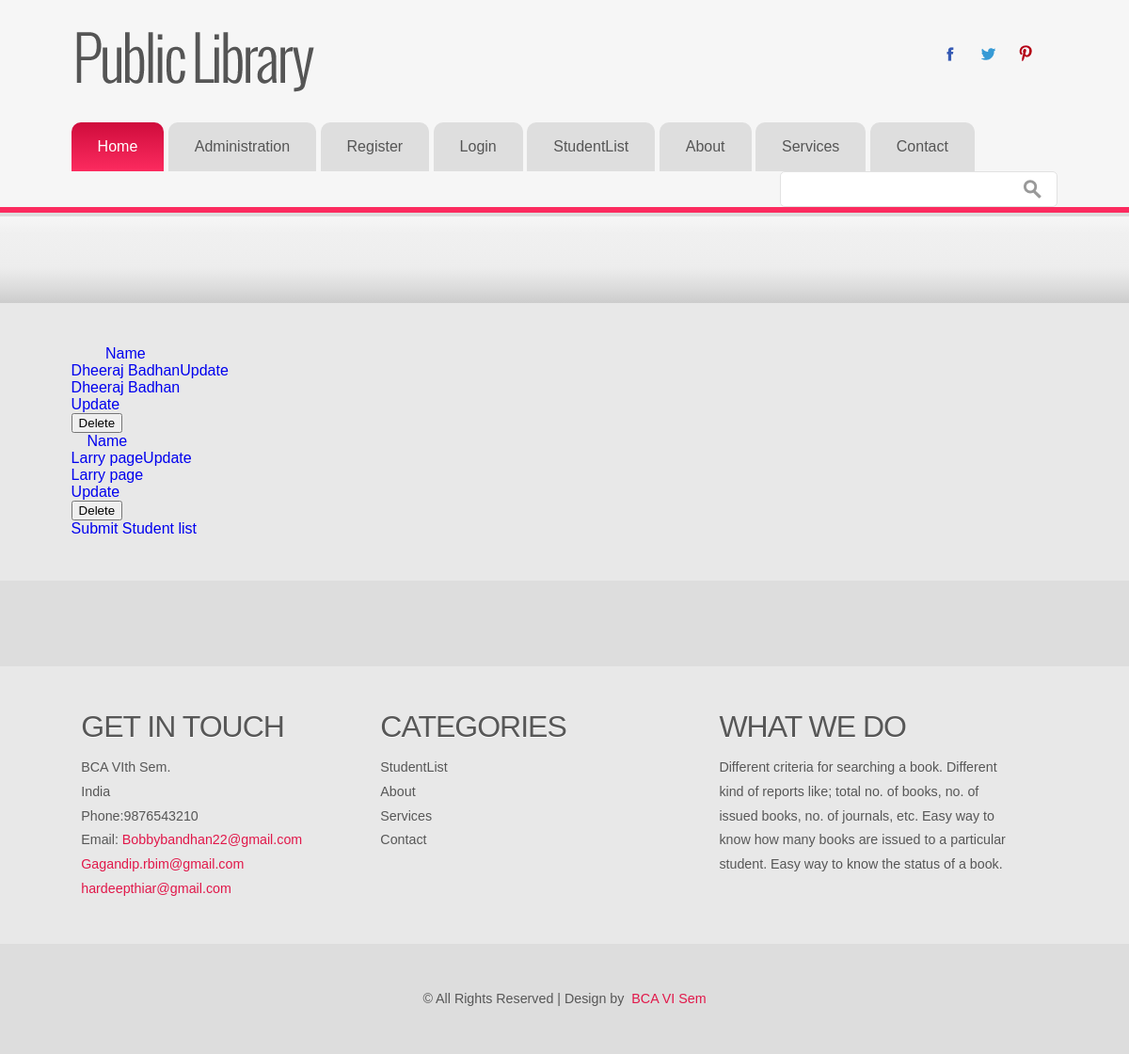
The page /student/ on the database as committed earlier.
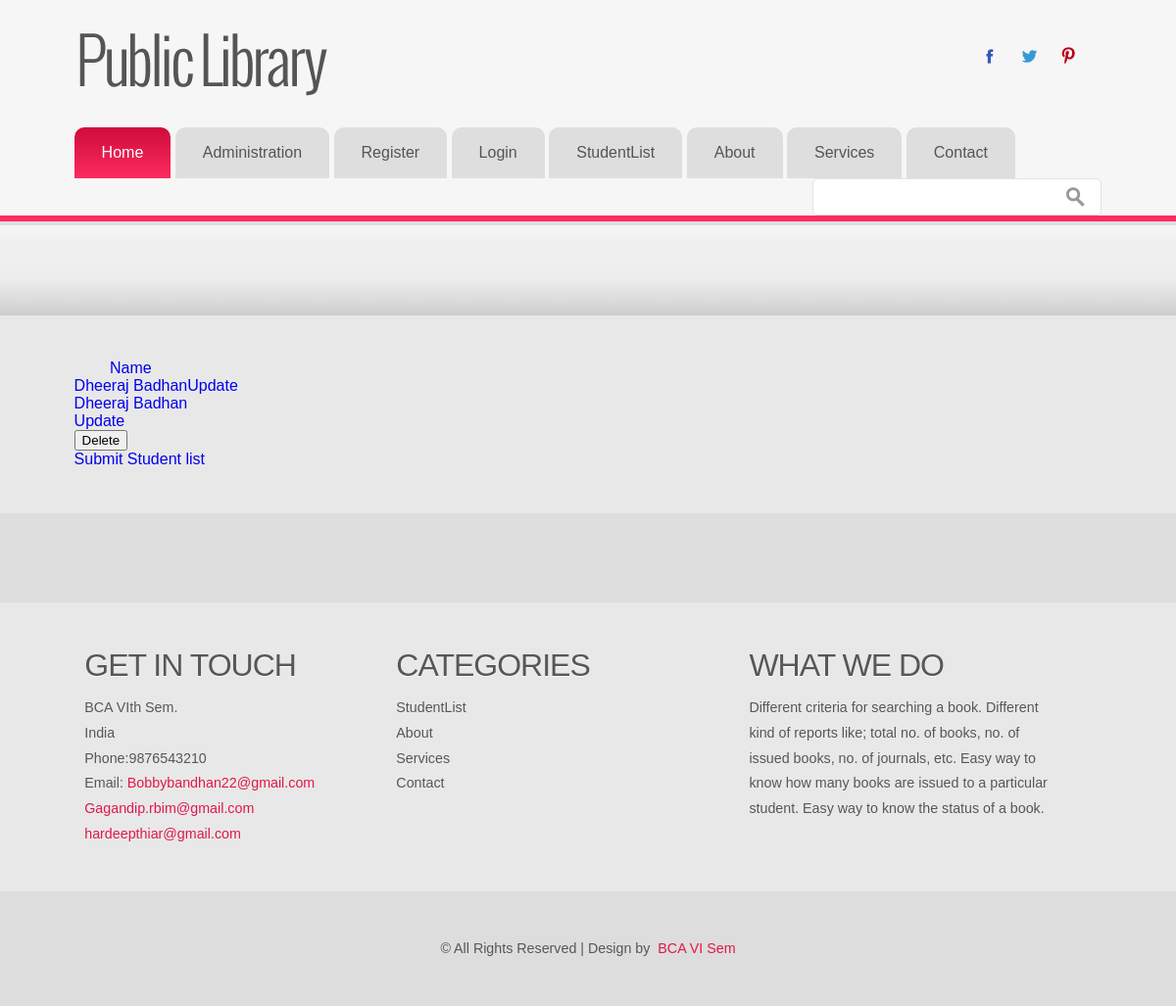
The same page on the database as committed later.
### libsys/models.py (models this page shows, shortened)
class Student(models.Model):
	name = models.CharField(max_length=50)
	regno = models.IntegerField()
	date_of_issue = models.DateField()
	address = models.TextField()
	course = models.CharField(
		max_length=10,
		choices = (
			('BCA', 'BCA'),
			('BBA', 'BBA'),
			('MBA', 'MBA'),
			('B.Com', 'B.Com')
		)
	)
	accno = models.ForeignKey(Book)
	gender = models.CharField(
		max_length=1,
		choices = (
			('M', 'Male'),
			('F', 'Female')
		)
	)

### libsys/views.py (the view)
# urls.py: url(r'^student/$', views.StuList.as_view(), name='stu_list'),
class StuList(ListView):
	template_name = "libsys/stu_list.html"
	model=Student

### libsys/templates/libsys/stu_list.html (shortened to what this page needs)
{% extends 'libsys/LLLL.html' %}
{% block content %}
	{% for Student in object_list %}
	<div class="col-md-12">
		<a href="{% url 'stu_detail' Student.pk %}">
	<div class="container">
 <div class="table-responsive">
  <table class="table">
    <thead>
      <tr>
        <th>Name</th>
        <th></th>
      </tr>
    </thead>
    <tbody>
      <tr>
        <td><div class="col-md-28">{{ Student.name }}</div></td>
        <td><div class="col-md-6">
		<a href="{% url 'stu_update' Student.pk %}">
			Update
		</a></div>
	   </td>
      </tr>
    </tbody></table></div></div>
			{{ Student.name }}
		</a>
	</div>
	<div class="col-md-2">
		<a href="{% url 'stu_update' Student.pk %}">
			Update
		</a>
	</div>
	<div class="col-md-2">
		<form action="{% url 'stu_delete' Student.pk %}" method="post" accept-charset="utf-8">
    		<input type="submit" value="Delete" />
		</form>
	</div>
	{% endfor %}
<div class="col-md-12">
		<a href="{% url 'stu_create' %}">
			Submit Student list
		</a>
	</div>
{% endblock %}

Rows that differ between the two databases and show on the page:
removed Student: name "Larry page"
